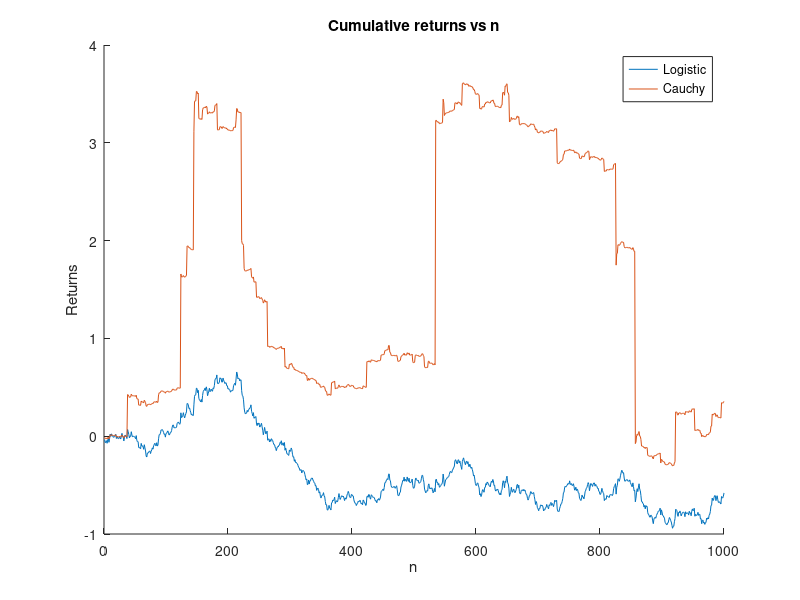
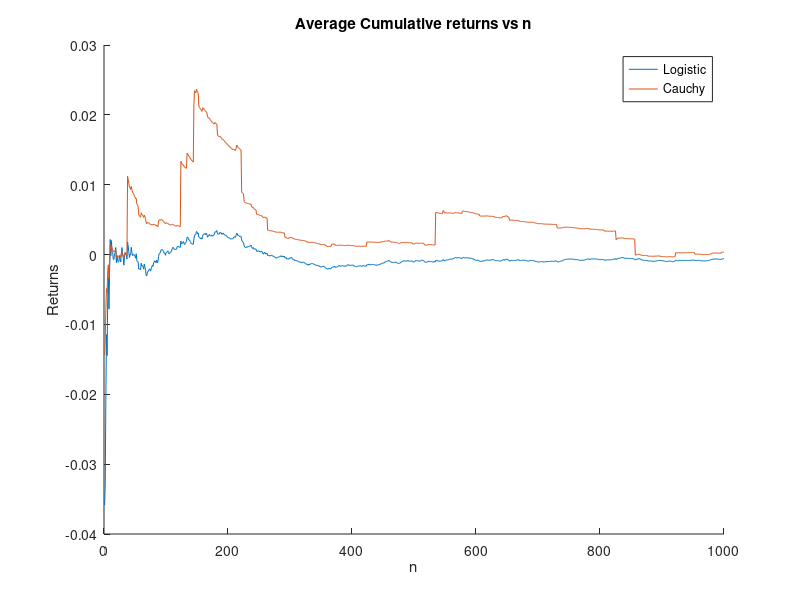

MATLAB code to generate these figures, in order:
%% Question 1:
% Generate 1000 daily \returns" Xi for i = 1; 2; : : : ; 1000 from each of the two distributions,
% the Cauchy and the logistic. Choose the parameters so that the median is zero and P(jXij <
% :06) = :95. Graph the total return over an n day period versus n. Is there a qualitative
% difference in the two graphs? Repeat with a graph of the daily return averaged over days
% 1; 2; : : : ; n.
%
% A Cauchy random variable has cdf
%
% $$ F(x) = \frac{1}{2} +
% \frac{1}{\pi}\tan^{-1}\left(\frac{x-x_0}{\gamma}\right) $$
%
% where $x_0$ is a location and $\gamma>0$ is a scale.
% 
% Logistic random variable has cdf
%
% $$ F(x) = \frac{1}{1+e^{-\left(\frac{x-\mu}{s}\right)}} $$
% 
% where  $\mu$  is a location and $s>0$ is a scale 


%% Answer
clear;
% Setting number of samples and scale parameters

n = [1:1000];
gamma = 0.0047;
s = -0.016377505;
U = rand(1000,1);
U_cauchy = U;
U_log = U;
% Generating Cauchy samples
% U_cauchy = rand(1000,1);
X_cauchy = tan((U_cauchy-0.5).*pi).*gamma;



% Generating Logistic samples
% U_log = rand(1000,1);
X_logistic = s*log((1./U_log)-1);



% Calculating the cumulative sum of the samples
X_cauchy_cumsum = cumsum(X_cauchy);
X_logistic_cumsum = cumsum(X_logistic);


fig1 = figure(1);
title('Cumulative returns vs n');
xlabel('n');
ylabel('Returns');
hold on
plot( n, X_logistic_cumsum);
plot( n, X_cauchy_cumsum);
legend('Logistic','Cauchy');
hold off

% Calculating Average of cumulative sum
X_avg_cum_log = zeros(1,1000);
X_avg_cum_cau = zeros(1,1000);

for i=1:1000
    X_avg_cum_log(i) = X_logistic_cumsum(i)/n(i);
    X_avg_cum_cau(i) = X_cauchy_cumsum(i)/n(i);
end

% Plotting the cumulative sum and average cumulative sum for both distributions
fig2 = figure(2);
title('Average Cumulative returns vs n');
xlabel('n');
ylabel('Returns');
hold on
plot(n, X_avg_cum_log);
plot(n, X_avg_cum_cau);
legend('Logistic','Cauchy');
hold off




















